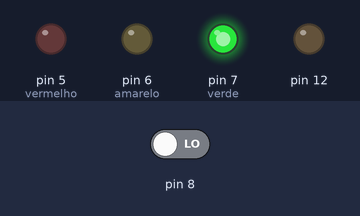
This sketch was run on a simulated Arduino Uno, built with avr-gcc and run on an emulated ATmega328P. Parts: output pins drawn as LEDs (lit = HIGH). Inputs (shaded band) come from the test bench; at power-on: pin 8 LOW.

Above: at 1.2 s.
1.3 s: pin 8 driven HIGH
At 1.8 s:
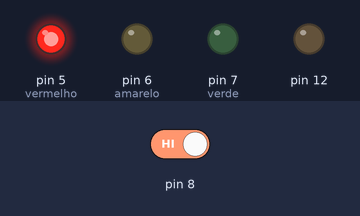
5.8 s: pin 8 driven LOW
At 6.8 s:
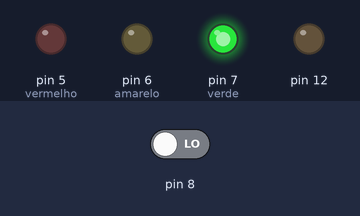
Timing chart, 0 to 8.8 s (numbered marks = the images above; inputs shaded):
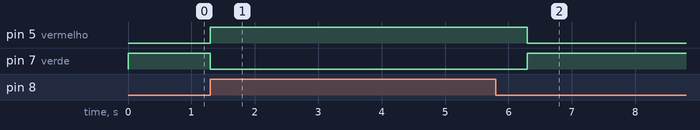

Measured:
- after the input at 1.3 s, pin 5 (vermelho): LOW → HIGH at once; pin 7 (verde): HIGH → LOW at once
- after the input at 5.8 s, pin 6 (amarelo), pin 12: stays LOW (without the input it goes to HIGH after 0.50 s); pin 7 (verde): LOW → HIGH after 0.50 s

The sketch:

IrrigacaoInteligente.ino
```cpp
/*
   Q0422
   AUTOR:   BrincandoComIdeias
   SKETCH:  Irrigação Inteligente
   DATA:    28/01/2019
*/

bool leituraSensor;
bool leituraAnterior;

void setup() {

  //Sensor
  pinMode(8, INPUT);

  //Atuador
  pinMode(12, OUTPUT);

  //LEDs
  pinMode(5, OUTPUT);  //vermelho
  pinMode(6, OUTPUT);  //amarelo
  pinMode(7, OUTPUT);  //verde
}

void loop() {

  leituraSensor = digitalRead(8);

  if (leituraSensor == HIGH) {
     //No estado seco
     digitalWrite(5, HIGH);  //vermelho
     digitalWrite(7, LOW);   //verde
  } else {
     //No estado úmido
     digitalWrite(5, LOW);   //vermelho
     digitalWrite(7, HIGH);  //verde
  }

  //Ao entrar no estado seco
  if (leituraSensor && !leituraAnterior) {
     delay(5000);
     digitalWrite(5, LOW);   //vermelho
     digitalWrite(6, HIGH);  //amarelo

     while (digitalRead(8)) {
        digitalWrite(12, HIGH);   //rele / válvula / solenoide / bomba
        delay(500);
        digitalWrite(12, LOW);   //rele / válvula / solenoide / bomba

        delay(10000);
     }
     digitalWrite(6, LOW);  //amarelo
  }

  leituraAnterior = leituraSensor;
}
```
